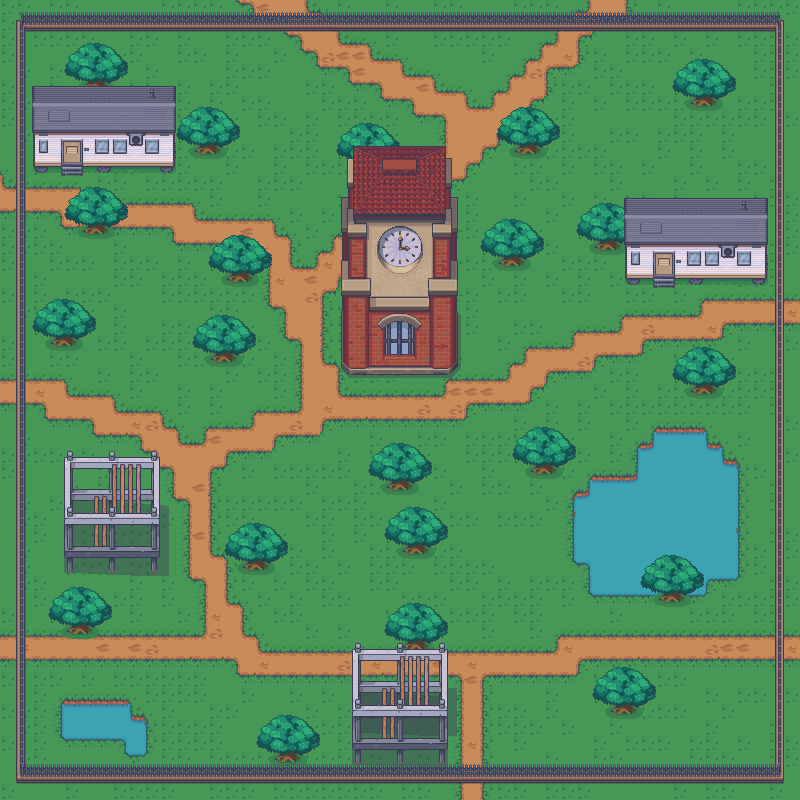

Rendered tile map (Tiled .tmx) drawn with the repository's tilesets; below, a short description and the map source with its tile grids summarised:
An orthogonal 50x50 tile map with 16x16 px tiles, 6 tile layers (Ground, Tree, Tree_H, House, ...), 4 tilesets and 7 objects.

<map version="1.10" tiledversion="1.10.0" orientation="orthogonal" renderorder="right-down" width="50" height="50" tilewidth="16" tileheight="16" infinite="0" nextlayerid="10" nextobjectid="10">
 <tileset firstgid="1" source="../Tileset/Camping.tsx" />
 <tileset firstgid="5409" source="../Tileset/Terrains and Fences.tsx" />
 <tileset firstgid="6625" source="../Tileset/School.tsx" />
 <tileset firstgid="9793" source="../Tileset/Worksite.tsx" />
 <layer id="1" name="Ground" width="50" height="50">
  <data>[2500 cells, 2500 non-empty, 74 distinct tile ids]</data>
 </layer>
 <objectgroup id="9" name="Collision">
  <object id="1" x="14" y="772.667" width="770.667" height="16" />
  <object id="3" x="18.6667" y="19.3333" width="766.667" height="12" />
  <object id="4" x="14" y="22.6667" width="10.6667" height="745.333" />
  <object id="5" x="774" y="20" width="12" height="752" />
  <object id="7" x="343" y="288" width="116" height="87" />
  <object id="8" x="908" y="190" />
  <object id="9" x="32.5" y="103.5" width="143" height="62.5" />
 </objectgroup>
 <layer id="2" name="Tree" width="50" height="50">
  <data>[2500 cells, 168 non-empty, 8 distinct tile ids]</data>
 </layer>
 <layer id="5" name="Tree_H" width="50" height="50">
  <data>[2500 cells, 260 non-empty, 12 distinct tile ids]</data>
 </layer>
 <layer id="7" name="House" width="50" height="50">
  <data>[2500 cells, 204 non-empty, 129 distinct tile ids]</data>
 </layer>
 <layer id="8" name="House_H" width="50" height="50">
  <data>[2500 cells, 205 non-empty, 158 distinct tile ids]</data>
 </layer>
 <layer id="6" name="Fenrce" width="50" height="50">
  <data>[2500 cells, 282 non-empty, 14 distinct tile ids]</data>
 </layer>
</map>
